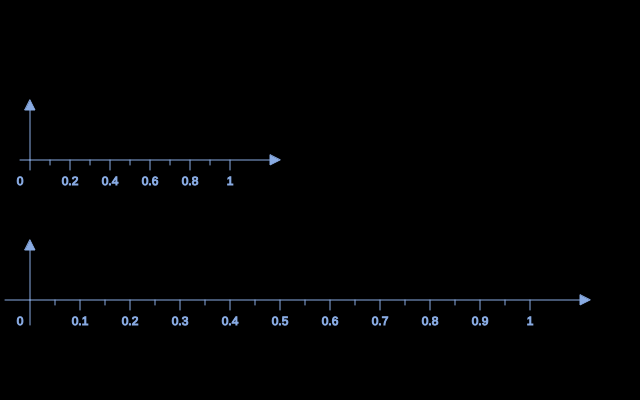
Frame 1 (no input)
Frame 60 (no input): identical to frame 1, image omitted
Frame 120 (the mouse pressed at the canvas centre since frame 60): identical to frame 1, image omitted

The p5.js sketch that drew this single still picture (run headless with seeded random() and noise() and a simulated clock; from frame 60 on, the mouse is pressed at the canvas centre):

// p5.js sketch
// ── sketch.js
let movingCoord, restCoord

function setup() {
  createCanvas(640, 400);
  const movingCoordConfig = getMovingCoordConfig()
  const restCoordConfig = getRestCoordConfig()
  restCoord = new Coordinate(restCoordConfig)
  movingCoord = new Coordinate(movingCoordConfig)
}

function draw() {
  background('black');
  restCoord.display()
  movingCoord.display()
}


// ── config.js
function getRestCoordConfig() {
  let movingCoordConfig = {
    pos: {
      x: 30,
      y: height*(3/4)
    },
    length: 500,
    height: height/8,
    noOfTicks:10,
    max:1,
    min:0
  }
  return movingCoordConfig
}

function getMovingCoordConfig() {
  let movingCoordConfig = {
    pos: {
      x: 30,
      y: height*(2/5)
    },
    length: 200,
    height: height/8,
    noOfTicks:5,
    max:1,
    min:0
  }
  return movingCoordConfig
}
// ── coordinate.js
class Coordinate {
  constructor({ pos, length, height, noOfTicks, min, max }) {
    this.pos = createVector(pos.x, pos.y)
    this.length = length
    this.height = height
    this.min = min
    this.max = max
    this.noOfTicks = noOfTicks
    this.interval = this.length/this.noOfTicks
  }
  
  display() {
    push()
    fill('#89ABE3FF')
    stroke('#89ABE3FF')
    strokeWeight(1)
    this.drawAxes()
    this.drawArrows()
    this.markCoords()
    pop()
  }
  
  drawAxes() {
    push()
    translate(this.pos.x,this.pos.y)
    line(0, 0, this.length+this.interval, 0)
    line(0, 0, 0, -this.height)
    line(0, 0, -this.length/20, 0)
    line(0, 0, 0, this.length/20)
    pop()
  }
  
  drawArrows() {
    push()
    translate(this.length+this.interval, 0)
    triangle(
      this.pos.x+10,
      this.pos.y,
      this.pos.x,
      this.pos.y+5,
      this.pos.x,
      this.pos.y-5
    )
    pop()
    push()
    translate(0, -this.height)
    triangle(
      this.pos.x,
      this.pos.y-10,
      this.pos.x+5,
      this.pos.y,
      this.pos.x-5,
      this.pos.y
    )
    pop()
  }
  
  markCoords(){
    push()
    translate(this.pos.x, this.pos.y)
    let tick = (this.max-this.min)/this.noOfTicks
    for(let i=1;i<this.noOfTicks+1;i++) {
      line(
        i*this.interval,
        0,
        i*this.interval,
        10
      )
      line(
        i*this.interval-this.interval/2,
        0,
        i*this.interval-this.interval/2,
        5
      )
      textAlign(CENTER)
      text(round(tick*i,2), i*this.interval, + 25)
    }
    text(0, -10 , 25)
    pop()
  }
}
